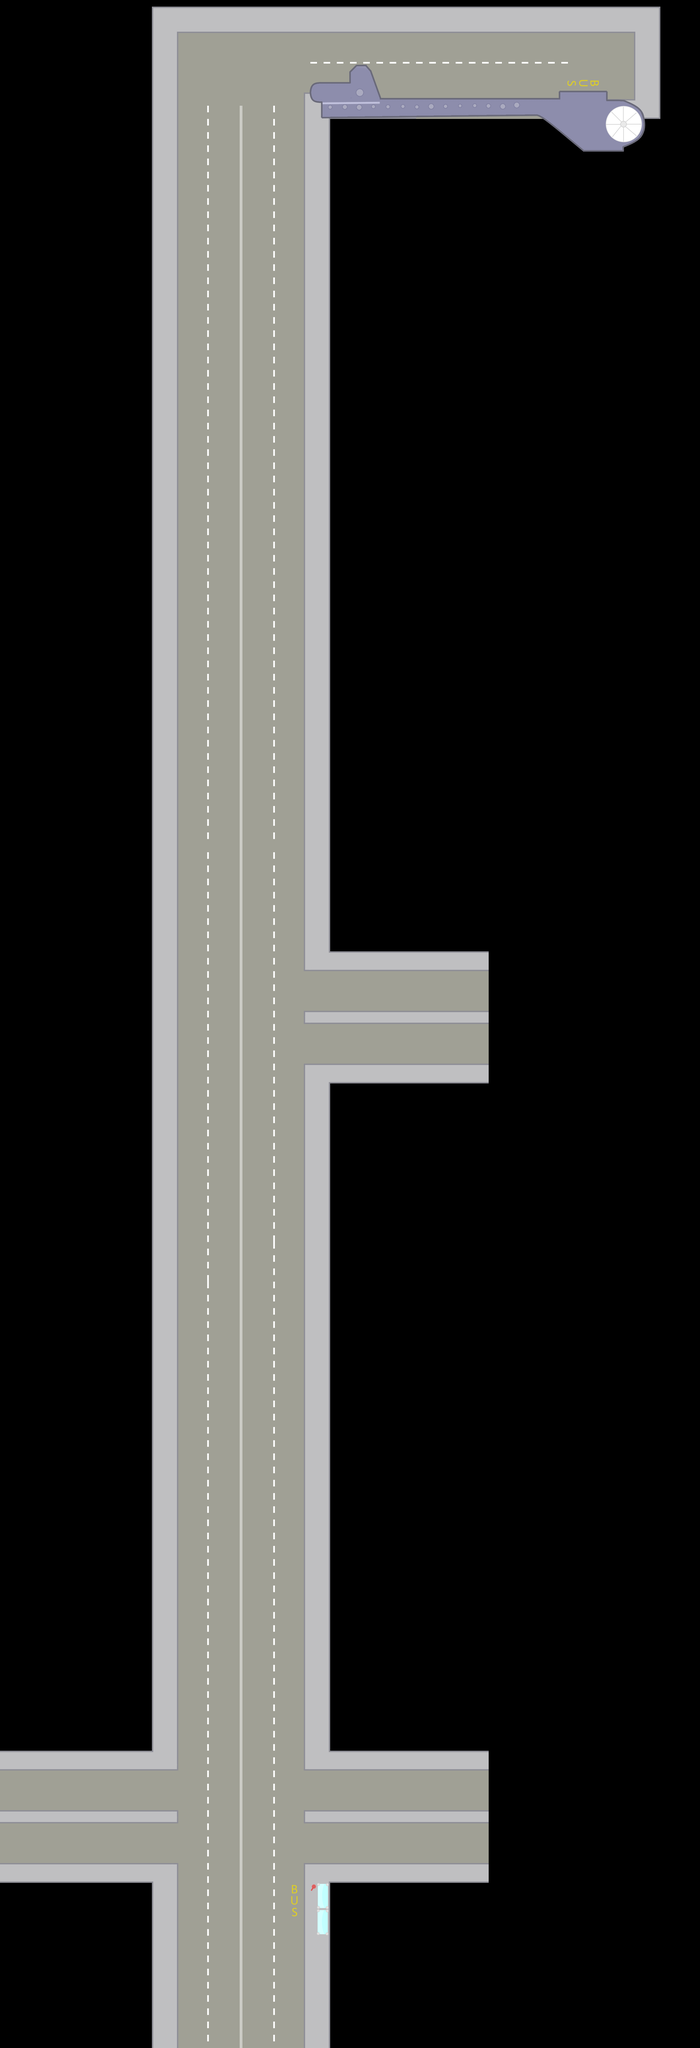

This is a level from a 2D game, rendered from its Tiled map with the project's own tilesets. A one-line summary and the map file follow, with tile-layer data summarised:
An orthogonal 106x310 tile map with 32x32 px tiles, 3 tile layers (Tile Layer 3, Tile Layer 3, Tile Layer 2), 2 tilesets.

<map version="1.2" tiledversion="1.3.4" orientation="orthogonal" renderorder="right-down" width="106" height="310" tilewidth="32" tileheight="32" infinite="0" nextlayerid="5" nextobjectid="1">
 <tileset firstgid="1" source="../busSprite.tsx" />
 <tileset firstgid="65" source="../Stations.tsx" />
 <layer id="3" name="Tile Layer 3" width="106" height="310">
  <data>[32860 cells, 10613 non-empty, 7 distinct tile ids]</data>
 </layer>
 <layer id="4" name="Tile Layer 3" width="106" height="310">
  <data>[32860 cells, 1 non-empty, 1 distinct tile ids]</data>
 </layer>
 <layer id="2" name="Tile Layer 2" width="106" height="310">
  <data>[32860 cells, 21 non-empty, 3 distinct tile ids]</data>
 </layer>
</map>
